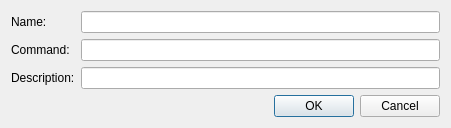
<ui version="4.0" >
 <class>ShellEditDlg</class>
 <widget class="QDialog" name="ShellEditDlg" >
  <property name="geometry" >
   <rect>
    <x>0</x>
    <y>0</y>
    <width>451</width>
    <height>122</height>
   </rect>
  </property>
  <property name="sizePolicy" >
   <sizepolicy vsizetype="Minimum" hsizetype="Preferred" >
    <horstretch>0</horstretch>
    <verstretch>0</verstretch>
   </sizepolicy>
  </property>
  <property name="windowTitle" >
   <string>Setup Custom Shell</string>
  </property>
  <layout class="QGridLayout" name="gridLayout" >
   <item row="0" column="0" >
    <widget class="QLabel" name="label" >
     <property name="layoutDirection" >
      <enum>Qt::RightToLeft</enum>
     </property>
     <property name="text" >
      <string>Name:</string>
     </property>
    </widget>
   </item>
   <item row="0" column="1" >
    <widget class="QLineEdit" name="shellNameEdit" >
     <property name="enabled" >
      <bool>true</bool>
     </property>
     <property name="readOnly" >
      <bool>false</bool>
     </property>
    </widget>
   </item>
   <item row="1" column="0" >
    <widget class="QLabel" name="label_2" >
     <property name="layoutDirection" >
      <enum>Qt::RightToLeft</enum>
     </property>
     <property name="text" >
      <string>Command:</string>
     </property>
    </widget>
   </item>
   <item row="1" column="1" >
    <widget class="QLineEdit" name="shellCmdEdit" />
   </item>
   <item row="2" column="0" >
    <widget class="QLabel" name="label_3" >
     <property name="layoutDirection" >
      <enum>Qt::RightToLeft</enum>
     </property>
     <property name="text" >
      <string>Description:</string>
     </property>
    </widget>
   </item>
   <item row="2" column="1" >
    <widget class="QLineEdit" name="shellDescrEdit" />
   </item>
   <item row="3" column="0" colspan="2" >
    <widget class="QDialogButtonBox" name="buttonBox" >
     <property name="orientation" >
      <enum>Qt::Horizontal</enum>
     </property>
     <property name="standardButtons" >
      <set>QDialogButtonBox::Cancel|QDialogButtonBox::Ok</set>
     </property>
    </widget>
   </item>
  </layout>
 </widget>
 <resources/>
 <connections>
  <connection>
   <sender>buttonBox</sender>
   <signal>accepted()</signal>
   <receiver>ShellEditDlg</receiver>
   <slot>accept()</slot>
   <hints>
    <hint type="sourcelabel" >
     <x>257</x>
     <y>86</y>
    </hint>
    <hint type="destinationlabel" >
     <x>157</x>
     <y>121</y>
    </hint>
   </hints>
  </connection>
  <connection>
   <sender>buttonBox</sender>
   <signal>rejected()</signal>
   <receiver>ShellEditDlg</receiver>
   <slot>reject()</slot>
   <hints>
    <hint type="sourcelabel" >
     <x>305</x>
     <y>86</y>
    </hint>
    <hint type="destinationlabel" >
     <x>286</x>
     <y>121</y>
    </hint>
   </hints>
  </connection>
 </connections>
</ui>
